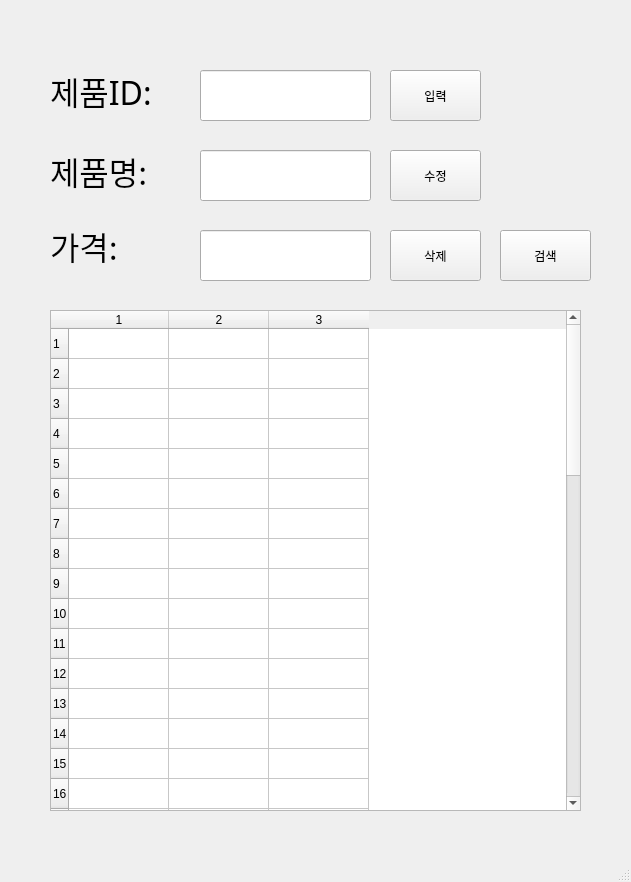
<?xml version="1.0" encoding="UTF-8"?>
<ui version="4.0">
 <class>MainWindow</class>
 <widget class="QMainWindow" name="MainWindow">
  <property name="geometry">
   <rect>
    <x>0</x>
    <y>0</y>
    <width>631</width>
    <height>882</height>
   </rect>
  </property>
  <property name="windowTitle">
   <string>MainWindow</string>
  </property>
  <widget class="QWidget" name="centralwidget">
   <widget class="QLabel" name="label">
    <property name="geometry">
     <rect>
      <x>50</x>
      <y>50</y>
      <width>141</width>
      <height>81</height>
     </rect>
    </property>
    <property name="font">
     <font>
      <family>맑은 고딕 Semilight</family>
      <pointsize>24</pointsize>
     </font>
    </property>
    <property name="text">
     <string>제품ID:</string>
    </property>
   </widget>
   <widget class="QLabel" name="label_2">
    <property name="geometry">
     <rect>
      <x>50</x>
      <y>140</y>
      <width>151</width>
      <height>61</height>
     </rect>
    </property>
    <property name="font">
     <font>
      <family>맑은 고딕 Semilight</family>
      <pointsize>24</pointsize>
     </font>
    </property>
    <property name="text">
     <string>제품명:</string>
    </property>
   </widget>
   <widget class="QLabel" name="label_3">
    <property name="geometry">
     <rect>
      <x>50</x>
      <y>210</y>
      <width>171</width>
      <height>71</height>
     </rect>
    </property>
    <property name="font">
     <font>
      <family>맑은 고딕 Semilight</family>
      <pointsize>24</pointsize>
     </font>
    </property>
    <property name="text">
     <string>가격:</string>
    </property>
   </widget>
   <widget class="QLineEdit" name="prodID">
    <property name="geometry">
     <rect>
      <x>200</x>
      <y>70</y>
      <width>171</width>
      <height>51</height>
     </rect>
    </property>
   </widget>
   <widget class="QLineEdit" name="prodName">
    <property name="geometry">
     <rect>
      <x>200</x>
      <y>150</y>
      <width>171</width>
      <height>51</height>
     </rect>
    </property>
   </widget>
   <widget class="QLineEdit" name="prodPrice">
    <property name="geometry">
     <rect>
      <x>200</x>
      <y>230</y>
      <width>171</width>
      <height>51</height>
     </rect>
    </property>
   </widget>
   <widget class="QPushButton" name="pushButton">
    <property name="geometry">
     <rect>
      <x>390</x>
      <y>70</y>
      <width>91</width>
      <height>51</height>
     </rect>
    </property>
    <property name="text">
     <string>입력</string>
    </property>
   </widget>
   <widget class="QPushButton" name="pushButton_2">
    <property name="geometry">
     <rect>
      <x>390</x>
      <y>150</y>
      <width>91</width>
      <height>51</height>
     </rect>
    </property>
    <property name="text">
     <string>수정</string>
    </property>
   </widget>
   <widget class="QPushButton" name="pushButton_3">
    <property name="geometry">
     <rect>
      <x>390</x>
      <y>230</y>
      <width>91</width>
      <height>51</height>
     </rect>
    </property>
    <property name="text">
     <string>삭제</string>
    </property>
   </widget>
   <widget class="QPushButton" name="pushButton_4">
    <property name="geometry">
     <rect>
      <x>500</x>
      <y>230</y>
      <width>91</width>
      <height>51</height>
     </rect>
    </property>
    <property name="text">
     <string>검색</string>
    </property>
   </widget>
   <widget class="QTableWidget" name="tableWidget">
    <property name="geometry">
     <rect>
      <x>50</x>
      <y>310</y>
      <width>531</width>
      <height>501</height>
     </rect>
    </property>
    <property name="rowCount">
     <number>50</number>
    </property>
    <property name="columnCount">
     <number>3</number>
    </property>
    <row/>
    <row/>
    <row/>
    <row/>
    <row/>
    <row/>
    <row/>
    <row/>
    <row/>
    <row/>
    <row/>
    <row/>
    <row/>
    <row/>
    <row/>
    <row/>
    <row/>
    <row/>
    <row/>
    <row/>
    <row/>
    <row/>
    <row/>
    <row/>
    <row/>
    <row/>
    <row/>
    <row/>
    <row/>
    <row/>
    <row/>
    <row/>
    <row/>
    <row/>
    <row/>
    <row/>
    <row/>
    <row/>
    <row/>
    <row/>
    <row/>
    <row/>
    <row/>
    <row/>
    <row/>
    <row/>
    <row/>
    <row/>
    <row/>
    <row/>
    <column/>
    <column/>
    <column/>
   </widget>
  </widget>
  <widget class="QMenuBar" name="menubar">
   <property name="geometry">
    <rect>
     <x>0</x>
     <y>0</y>
     <width>631</width>
     <height>26</height>
    </rect>
   </property>
  </widget>
  <widget class="QStatusBar" name="statusbar"/>
 </widget>
 <resources/>
 <connections>
  <connection>
   <sender>pushButton</sender>
   <signal>clicked()</signal>
   <receiver>MainWindow</receiver>
   <slot>addProduct()</slot>
   <hints>
    <hint type="sourcelabel">
     <x>455</x>
     <y>122</y>
    </hint>
    <hint type="destinationlabel">
     <x>544</x>
     <y>122</y>
    </hint>
   </hints>
  </connection>
  <connection>
   <sender>pushButton_2</sender>
   <signal>clicked()</signal>
   <receiver>MainWindow</receiver>
   <slot>updateProduct()</slot>
   <hints>
    <hint type="sourcelabel">
     <x>444</x>
     <y>205</y>
    </hint>
    <hint type="destinationlabel">
     <x>533</x>
     <y>200</y>
    </hint>
   </hints>
  </connection>
  <connection>
   <sender>pushButton_3</sender>
   <signal>clicked()</signal>
   <receiver>MainWindow</receiver>
   <slot>removeProduct()</slot>
   <hints>
    <hint type="sourcelabel">
     <x>428</x>
     <y>274</y>
    </hint>
    <hint type="destinationlabel">
     <x>551</x>
     <y>356</y>
    </hint>
   </hints>
  </connection>
  <connection>
   <sender>pushButton_4</sender>
   <signal>clicked()</signal>
   <receiver>MainWindow</receiver>
   <slot>getProduct()</slot>
   <hints>
    <hint type="sourcelabel">
     <x>519</x>
     <y>282</y>
    </hint>
    <hint type="destinationlabel">
     <x>514</x>
     <y>424</y>
    </hint>
   </hints>
  </connection>
 </connections>
 <slots>
  <slot>addProduct()</slot>
  <slot>updateProduct()</slot>
  <slot>removeProduct()</slot>
  <slot>getProduct()</slot>
 </slots>
</ui>
